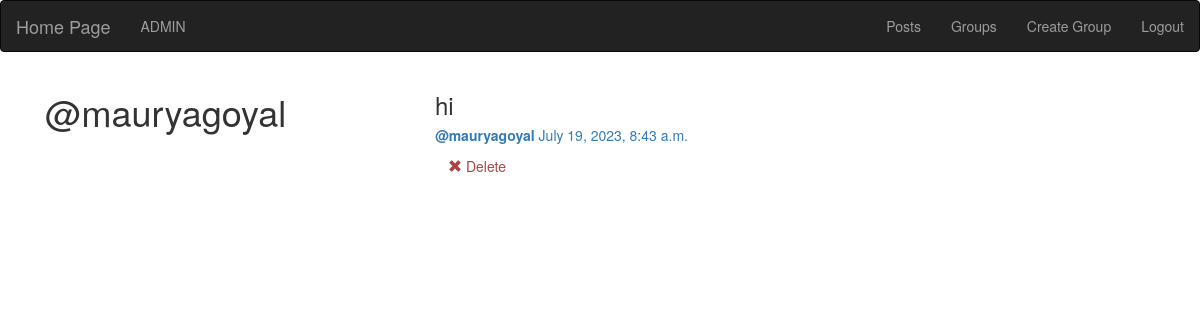
Page /posts/by/mauryagoyal/ (signed in) on the earlier database version.
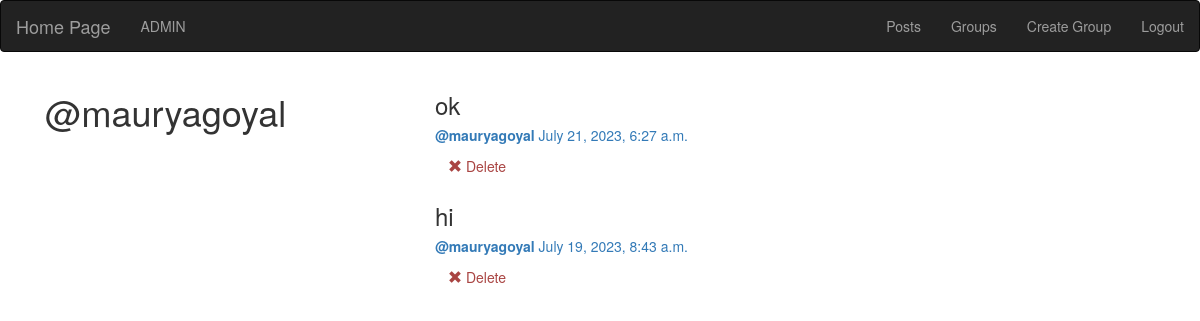
Same page on the later database version.
### posts/models.py (models this page shows, shortened)
class Post(models.Model):
    user = models.ForeignKey(User,on_delete=models.CASCADE,related_name='posts')
    created_at = models.DateTimeField(auto_now=True)
    message = models.TextField()
    message_html = models.TextField(editable=False)
    group = models.ForeignKey(Group,on_delete=models.CASCADE,related_name='posts',null=True,blank=True)
    class Meta:
        ordering = ['-created_at']
        unique_together = ['user','message']

### posts/views.py (the view)
# urls.py: path('by/<str:username>/',views.UserPost.as_view(),name='for_user'),
class UserPost(generic.ListView):
    model = models.Post
    template_name = 'posts/user_post_list.html'
    def get_queryset(self):
        try:
            self.post_user = User.objects.prefetch_related('posts').get(username__iexact=self.kwargs.get('username'))
        except User.DoesNotExist:
            raise Http404
        else:
            return self.post_user.posts.all()
    def get_context_data(self, **kwargs):
        context =  super().get_context_data(**kwargs)
        context['post_user'] = self.post_user
        return context

### posts/templates/posts/user_post_list.html (shortened to what this page needs)
{% extends 'posts/post_base.html' %}
{% load crispy_forms_tags %}
{% block prepost %}
    <div class="col-md-4">
        <h1>@{{post_user.username}}</h1>
    </div>
    {% endblock %}
    {% block post-content %}
    <div class="col-md-8">
        {% for post in post_list %}
            {% include 'posts/_post.html'%}
        {% endfor %}
    </div>
{% endblock %}

### posts/templates/posts/_post.html
<div class="post-media">
    <h3>{{post.message_html|safe}}</h3>
    <div class="media-body">
        <h5 class="media-heading">
            <a href="{% url 'posts:for_user' username=post.user.username%}">
                <strong>@{{post.user.username}}</strong>
            </a>
            <time class="time">
                <a href="{% url 'posts:single' username=post.user.username pk=post.pk%}">
                    {{post.created_at}}
                </a>
            </time>
        </h5>
        <div class="media-footer">
            {% if user.is_authenticated and post.user == user %}
                <a href="{% url 'posts:delete' pk=post.pk %}" title="delete" class="btn btn-simple">
                    <span class="glyphicon glyphicon-remove text-danger" aria-hidden="true"></span>
                    <span class="text-danger icon-label">Delete</span>
                </a>
            {% endif %}
        </div>
    </div>
</div>

Differences in the rows shown:
added Post: message_html "ok", user.username "mauryagoyal", created_at "July 21, 2023, 6:27 a.m.", shows "Delete"
